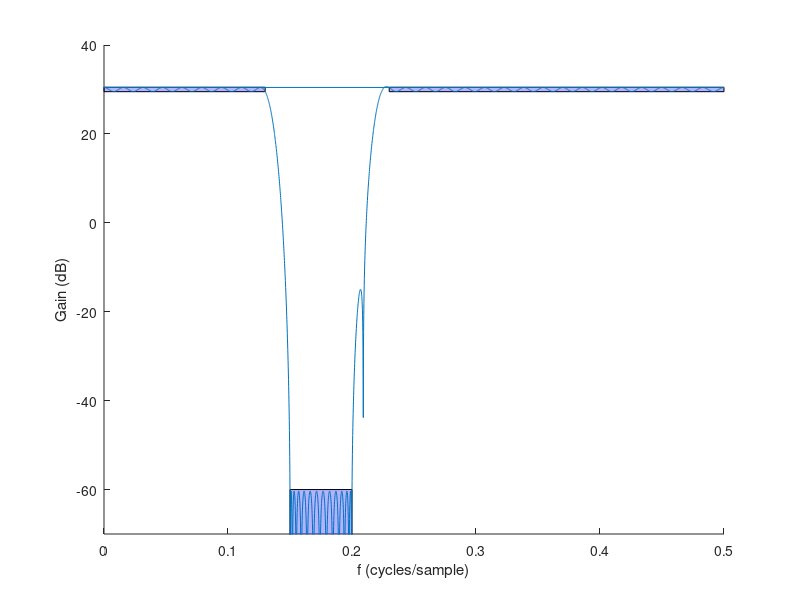

Recreate this plot in MATLAB.
% Author: Luis Badesa

%%
clear all
close all
clc

%% NOTES
f = [0 0.07 0.12 0.5]/0.5; % This is just an example. These are the 
                           % limits of the passband and stopband, in 
                           % this case for a low-pass filter. Each 
                           % element corresponds to a gain contained
                           % in vector "A".              
      % The "/0.5" is very important, as MATLAB normalizes by the 
      % Nyquist frequency.
      % If the specs are given in kHz, divide by Fs/2 instead of Fs.

A = [1 1 0 0]; % Change the 1s if the gain in the passband has another
               % value.

% Don't use this method when certain shape specs have to be met in the
% passband (like following a parabolla, etc.). Use the window method for
% that.

% Try to guess the order, and ultimately choose the one that barely 
% meets the specs.

% - For a high-pass filter, NEVER choose symmetric h(n) AND M even, 
%   because the gain at f=0.5 is always going to be 0.
%   (symmetric h(n) means a real Hr(f))
% - For a low-pass filter, NEVER choose anti-symmetric h(n) AND 
%   M odd, because the DC gain is always going to be 0. I THINK THAT
%   FOR M EVEN, IT WOULDN'T WORK EITHER.
%   (anti-symmetric h(n) means a purely imaginary Hr(f))

% Number of coefficients of the filter = M
% Order of the filter = M-1
% (SEE FROM LINE 81 FOR A MORE DETAILED EXPLANATION)

% multiplications/OUTPUT = #coef's

% An equiripple design gives you:
% - Lowest order for a certain specs
% - Narrowest transition band for a certain order

%% Main code
Fs = 1; % Sampling Frequency

% Passband 1
gain_dB = 30;
gain = 10^(gain_dB/20);
f = [0 0.13]/(Fs/2);
A = [gain gain];

% Stopband 1
f = horzcat(f,[0.15 0.2]/(Fs/2));
A = [A 0 0];

% Passband 2
f = horzcat(f,[0.23 0.5]/(Fs/2));
A = [A gain gain];

%%
ripple_pass_dB = 0.5; % MODIFY FOR EACH CASE
delta1_1 = 10^((gain_dB+ripple_pass_dB)/20) - gain;
delta1_2 = gain - 10^((gain_dB-ripple_pass_dB)/20);
delta1 = min(delta1_1,delta1_2);

ripple_stop_dB = 60; % MODIFY FOR EACH CASE
delta2 = 10^((-ripple_stop_dB)/20);

W = [1/delta1 1/delta2 1/delta1];

%%
% Number of coefficients of the filter:
M = 131; % TAKE A GUESS

% I input "M-1" instead of "M" because we have to input the order
% of the filter (Example: a 49 order polynomial has 50 coef's)
h = firpm(M-1,f,A,W);

N = 8*1024; % Always a power of 2
f = (0:N-1)/N;
f(N/2+1+1:end) = f(N/2+1+1:end)-1; % Place the negative frequencies
                                   % in the 2nd half of the array.
H = fft(h, N);

%%
figure(1)
% Plot polygons for the specs:
x = [0 0 0.13 0.13]*1/Fs;
y = [gain_dB-ripple_pass_dB gain_dB+ripple_pass_dB...
    gain_dB+ripple_pass_dB gain_dB-ripple_pass_dB];
patch(x,y,'blue','FaceAlpha',.3)
x = [0.15 0.15 0.2 0.2]*1/Fs;
y = [-1e3 -60 -60 -1e3];
patch(x,y,'blue','FaceAlpha',.3)
x = [0.23 0.23 0.5 0.5]*1/Fs;
y = [gain_dB-ripple_pass_dB gain_dB+ripple_pass_dB...
    gain_dB+ripple_pass_dB gain_dB-ripple_pass_dB];
patch(x,y,'blue','FaceAlpha',.3)
hold on
%%
plot(f,20*log10(abs(H)));
ylabel('Gain (dB)')
xlabel('f (cycles/sample)')
axis([0 0.5 -70 40])
%%



% Check if the filter is linear phase:
max(h-h(end:-1:1)) % Should be close to zero

% Check that all the coefficients are real
